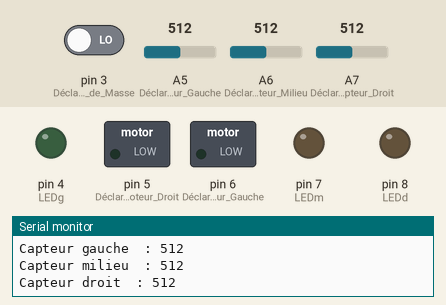
This sketch was run on a simulated Arduino Nano, built with avr-gcc and run on an emulated ATmega328P. Shown: switched loads named in the sketch (green lamp = pin HIGH), output pins drawn as LEDs (lit = HIGH), the last lines printed to the serial monitor. The test bench sets the inputs (shaded band); at power-on: A5 (Déclare_Capteur_Gauche) = 512, A6 (Déclare_Capteur_Milieu) = 512, A7 (Déclare_Capteur_Droit) = 512, pin 3 (Déclare_Capteur_de_Masse) LOW.

Above: at 1.2 s.
1.3 s: A5 (Déclare_Capteur_Gauche) set to 28
3.0 s: A5 (Déclare_Capteur_Gauche) set to 23
At 4.5 s:
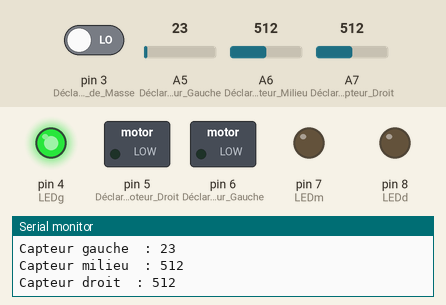
5.1 s: A6 (Déclare_Capteur_Milieu) set to 29
6.6 s: A6 (Déclare_Capteur_Milieu) set to 24
At 7.7 s:
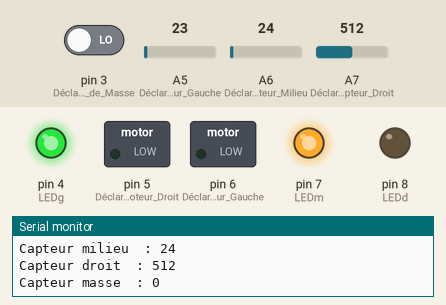
8.6 s: A7 (Déclare_Capteur_Droit) set to 29
11.8 s: A7 (Déclare_Capteur_Droit) set to 23
At 12.7 s:
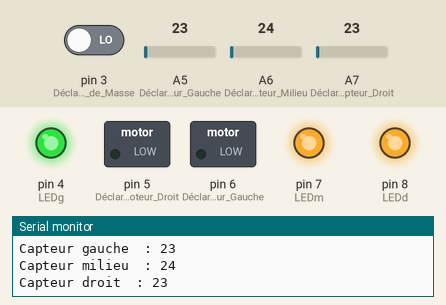
Timing chart, 0 to 14.8 s (numbered marks = the images above; inputs shaded):
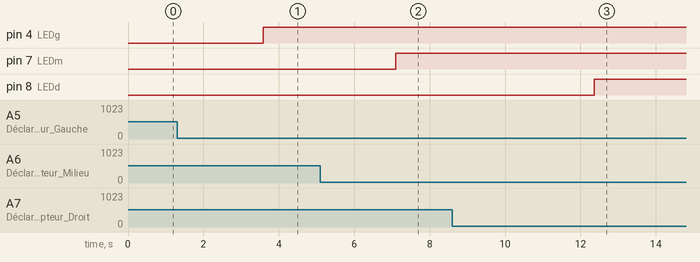

Measured:
- the behaviour switches between 26 and 25 on A5 (Déclare_Capteur_Gauche) (found by bisection; images 0 and 1)
- the behaviour switches between 26 and 25 on A6 (Déclare_Capteur_Milieu) (found by bisection; images 1 and 2)
- the behaviour switches between 26 and 25 on A7 (Déclare_Capteur_Droit) (found by bisection; images 2 and 3)
- after the input at 3.0 s, pin 4 (LEDg): LOW → HIGH after 0.59 s
- after the input at 6.6 s, pin 7 (LEDm): LOW → HIGH after 0.50 s
- after the input at 11.8 s, pin 8 (LEDd): LOW → HIGH after 0.57 s

The sketch:

test.ino
```cpp
unsigned int cg,cm,cd;
unsigned long cgadd = 0,cmadd = 0,cdadd = 0;
const char LEDg = 4, LEDm = 7, LEDd = 8;
char i;
bool poids;

void setup()
{
  //Tests
  Serial.begin(9600);
  // Declare tous les PINs des moteurs en sortie
  pinMode(6, OUTPUT); // Déclare Moteur Gauche
  pinMode(5, OUTPUT); // Déclare Moteur Droit
  //pinMode(ERROR_LED, OUTPUT);

  // Declare tous les PINs des capteurs en entrée
  /*//anciens PINs
  pinMode(A0, INPUT); // Déclare Capteur Gauche
  pinMode(A1, INPUT); // Déclare Capteur Milieu
  pinMode(A2, INPUT); // Déclare Capteur Droit
  //nouveaux PINs*/
  pinMode(A5, INPUT); // Déclare Capteur Gauche
  pinMode(A6, INPUT); // Déclare Capteur Milieu
  pinMode(A7, INPUT); // Déclare Capteur Droit
  pinMode(3, INPUT); // Déclare Capteur de Masse

  // Declare tous les PINs des LEDs en sortie
  pinMode(LEDg, OUTPUT);
  pinMode(LEDm, OUTPUT);
  pinMode(LEDd, OUTPUT);
}

// Programme principal [boucle]
void loop()
{
  poids = digitalRead(3); // Lecture de la broche 3 (Capteur de masse)

  cgadd = 0;
  cmadd = 0;
  cdadd = 0;

  for(i=50; i>0; i--)
  {
    /*
    //ancienne broches
    cg = analogRead(A0);
    cm = analogRead(A1);
    cd = analogRead(A2);*/
    //nouvelle meusures
    cg = analogRead(A5);
    cm = analogRead(A6);
    cd = analogRead(A7);
    cmadd = cmadd+cm;
    cgadd = cgadd+cg;
    cdadd = cdadd+cd;
    delay(1);
  }
  cgadd = cgadd/50;
  cmadd = cmadd/50;
  cdadd = cdadd/50;

  if(cgadd<=25){
    digitalWrite(LEDg, HIGH);}
  else{digitalWrite(LEDg, LOW);}
  if(cmadd<=25){
    digitalWrite(LEDm, HIGH);}
  else{digitalWrite(LEDm, LOW);}
  if(cdadd<=25){
    digitalWrite(LEDd, HIGH);}
  else{digitalWrite(LEDd, LOW);}

  Serial.print("Capteur masse  : ");
  Serial.print(poids);
  Serial.print("\nCapteur gauche  : ");
  Serial.print(cgadd);
  Serial.print("\nCapteur milieu  : ");
  Serial.print(cmadd);
  Serial.print("\nCapteur droit  : ");
  Serial.print(cdadd);
  Serial.print("\n\n");
  delay(500);
}
```
